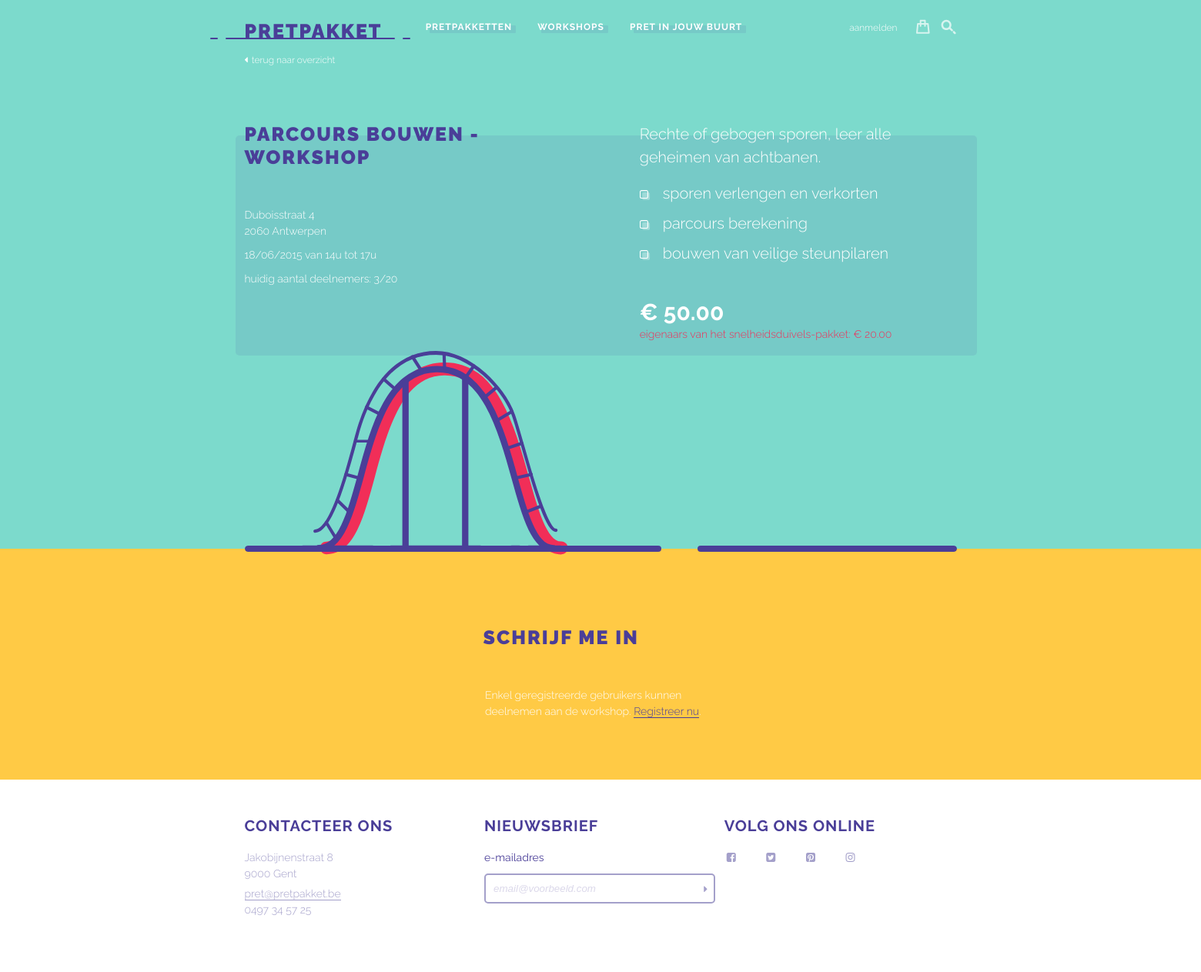
/index.php?page=workshop_detail&id=1, run on the app's committed database.
### tables this page shows
CREATE TABLE `dhz_workshops` (
`id` int(11) NOT NULL,
  `package_id` int(11) NOT NULL,
  `workshop_title` varchar(255) NOT NULL,
  `short_description` varchar(255) NOT NULL,
  `long_description` text NOT NULL,
  `image` varchar(255) NOT NULL,
  `location` varchar(255) NOT NULL,
  `date_hr` datetime NOT NULL,
  `price` decimal(10,2) NOT NULL,
  `price_owners` decimal(10,2) NOT NULL,
  `max_subscriptions` int(11) NOT NULL
);

CREATE TABLE `dhz_packages` (
`id` int(11) NOT NULL,
  `views` int(11) NOT NULL,
  `title` varchar(255) NOT NULL,
  `short_description` varchar(255) NOT NULL,
  `long_description` text NOT NULL,
  `small_image` varchar(255) NOT NULL,
  `large_image` varchar(255) NOT NULL,
  `price` decimal(10,2) NOT NULL,
  `promo` varchar(255) NOT NULL
);

### controller/Controller.php (called while the page is built, shortened)
<?php
class Controller {
	public $route;
	public function filter() {
		call_user_func(array($this, $this->route['action']));
	}
	public function render() {
		$this->createViewVarWithContent();
	}
	private function createViewVarWithContent() {
		require WWW_ROOT . 'view' . DS . strtolower($this->route['controller']) . DS . $this->route['action'] . '.php';
	}
	private function renderInLayout() {
		include WWW_ROOT . 'view' . DS . 'layout.php';
	}
}

### index.php (called while the page is built, shortened)
<?php
$routes = array(
    'home' => array(
    	'controller' => 'Packages',
    	'action' => 'index'
    ),
    'pakketten' => array(
    	'controller' => 'Packages',
    	'action' => 'overview'
    ),
    'pakket_detail' => array(
    	'controller' => 'Packages',
    	'action' => 'detail'
    ),
    'pretinjouwbuurt' => array(
    	'controller' => 'Packages',
    	'action' => 'neighbourhood'
    ),
    'search' => array(
        'controller' => 'Packages',
        'action' => 'search'
    ),
    'workshops' => array(
    	'controller' => 'Workshops',
    	'action' => 'overview'
    ),
    'workshop_detail' => array(
    	'controller' => 'Workshops',
    	'action' => 'detail'
    ),
    'login' => array(
        'controller' => 'Users',
        'action' => 'login'
    ),
    'logout' => array(
        'controller' => 'Users',
        'action' => 'logout'
    ),
    'registreren' => array(
        'controller' => 'Users',
        'action' => 'register'
    ),
    'wijzig' => array(
        'controller' => 'Users',
        'action' => 'edit'
    ),
    'newsletter' => array(
        'controller' => 'Users',
        'action' => 'newsletter'
    ),
    'mijnprofiel' => array(
        'controller' => 'Users',
        'action' => 'account'
    ),
    'winkelwagen' => array(
        'controller' => 'Orders',
        'action' => 'cart'
    ),
    'add-package' => array(
        'controller' => 'Orders',
        'action' => 'add_package'
    ),
    'bestellen' => array(
        'controller' => 'Orders',
        'action' => 'place_order'
    )
);
$route = $routes[$_GET['page']];
$controllerObj = new $controllerName();
$controllerObj->route = $route;
$controllerObj->filter();
$controllerObj->render();

### controller/WorkshopsController.php (called while the page is built, shortened)
<?php
require_once WWW_ROOT . 'controller/Controller.php';
class WorkshopsController extends Controller {
	function __construct() {
		require_once WWW_ROOT . 'dao/WorkshopDAO.php';
		require_once WWW_ROOT . 'dao/WorkshopSubscriptionsDAO.php';
		$this->workshopDAO = new WorkshopDAO();
		$this->workshopSubscriptionsDAO = new WorkshopSubscriptionsDAO();
	}
	public function detail() {
		$workshop = $this->workshopDAO->selectById($_GET['id']);
		$workshop_subscriptions = $this->workshopSubscriptionsDAO->selectByWorkshopId($_GET['id']);
	}
}

### dao/WorkshopDAO.php (called while the page is built, shortened)
<?php
class WorkshopDAO extends DAO {
	public function selectById($id) {
		$sql = "SELECT dhz_workshops.*, dhz_packages.title FROM `dhz_workshops` INNER JOIN `dhz_packages` ON dhz_workshops.package_id = dhz_packages.id WHERE dhz_workshops.id = :id";
		$stmt = $this->pdo->prepare($sql);
		$stmt->bindValue(':id', $id);
		$stmt->execute();
		return $stmt->fetch(PDO::FETCH_ASSOC);
	}
}

### dao/WorkshopSubscriptionsDAO.php (called while the page is built, shortened)
<?php
class WorkshopSubscriptionsDAO extends DAO {
	public function selectByWorkshopId($id) {
		$sql = "SELECT COUNT(*) AS `subscriptions`, dhz_workshop_subscriptions.workshop_id FROM `dhz_workshop_subscriptions` WHERE `workshop_id` = :id";
		$stmt = $this->pdo->prepare($sql);
		$stmt->bindValue(':id', $id);
		$stmt->execute();
		return $stmt->fetch(PDO::FETCH_ASSOC);
	}
}

### view/workshops/detail.php (the view)
<div class="back-btn"><a href="index.php?page=workshops"><i class="fa fa-caret-left"></i>terug naar overzicht</a></div>
<?php
	$datum = date("d/m/Y", strtotime($workshop['date_hr']));
	$uur = date("H", strtotime($workshop['date_hr']));
?>
<section class="workshop-detail">
	<div class="halfw workshop-info">
		<h1><?php echo $workshop['workshop_title']; ?></h1>
		<p><?php echo $workshop['location']; ?></p>
		<p><?php echo $datum; ?> van <?php echo $uur; ?>u tot <?php echo $uur + 3 ; ?>u</p>
		<?php
			if($workshop_subscriptions['subscriptions'] == $workshop['max_subscriptions'] ) {
				echo '<p class="side-info volzet">Deze workshop is volzet.</p>';
			} else {
				echo "<p>huidig aantal deelnemers: " . $workshop_subscriptions['subscriptions'] . "/" . $workshop['max_subscriptions'] . "</p>";
			}
		?>
	</div>
	<div class="halfw halfw-right detail-info">
		<?php echo $workshop['long_description']; ?>
		<p class="detail-price"><em>€ <?php echo $workshop['price']; ?></em></p>
		<p class="price-owners">eigenaars van het <?php echo $workshop['title']; ?>: € <?php echo $workshop['price_owners']; ?></p>
	</div>
	<figure class="workshop-img workshop-detailid-<?php echo $workshop['id']; ?>"><img src="<?php echo $workshop['image']; ?>" alt="<?php echo $workshop['workshop_title']; ?>"/></figure>
</section>
<div class="yellow-sect">
<section class="workshop-subscription">
	<h1>schrijf me in</h1>
	<div class="workshop-subscribe">
	<?php
		if(!empty($_SESSION['user'])) {
			if(!empty($workshop_subscribed)) {
				echo '<p>Je bent ingeschreven voor deze workshop. De betaling gebeurt contant op de dag zelf.</p>';
				echo '<p><a href="index.php?page=mijnprofiel">In je profiel</a> kun je je nog uitschrijven tot 5 dagen voor de workshop.</p> ';
			} else {
	?>
		<p>Er kunnen maximaal <?php echo $workshop['max_subscriptions']; ?> mensen deelnemen aan de workshop. </p>
		<p>huidig aantal deelnemers: <?php echo $workshop_subscriptions['subscriptions'] ?>/<?php echo $workshop['max_subscriptions']; ?></p>
		<p>In je profiel kun je je nog uitschrijven tot 5 dagen voor de workshop. De betaling gebeurt contant op de dag zelf.</p>
		<form method="post" class="workshop-form" action="index.php?page=workshop_detail&amp;id=<?php echo $workshop['id'];?>">
			<div>
				<label>
		            <input type="checkbox" name="workshop_subscribe" value="1" checked/><span class="form-label label-cb">schrijf mij in voor deze workshop</span>
		        	<?php if(!empty($errors['workshop_subscribe'])) echo '<span class="error-message">' . $errors['workshop_subscribe'] . '</span>'; ?>
		        </label>
		    </div>
		    <div class="sbmt-bg">
		        <input type="submit" name="action" value="bevestig mijn deelname"/>
		    </div>
		</form>
	<?php
			}
		} else {
			echo '<p>Enkel geregistreerde gebruikers kunnen deelnemen aan de workshop. <a href="index.php?page=registreren">Registreer nu</a>.</p>';
		}
	?>
	</div>
</section>
</div>

### data on the page
dhz_workshops: workshop_title "PARCOURS BOUWEN - WORKSHOP", location "Duboisstraat 4 2060 Antwerpen", date_hr "18/06/2015", date_hr "14", $uur + 3 "17", max_subscriptions "20", long_description "Rechte of gebogen sporen, leer alle geheimen van achtbanen. sporen verlengen en verkorten parcours berekening bouwen van veilige steunpilaren", price "50.00", dhz_packages.title "snelheidsduivels-pakket", price_owners "20.00", image (picture)

### other printed values
$page "PRETPAKKETTEN"
$page "WORKSHOPS"
$page "PRET IN JOUW BUURT"
$workshop_subscriptions['subscriptions'] "3"
